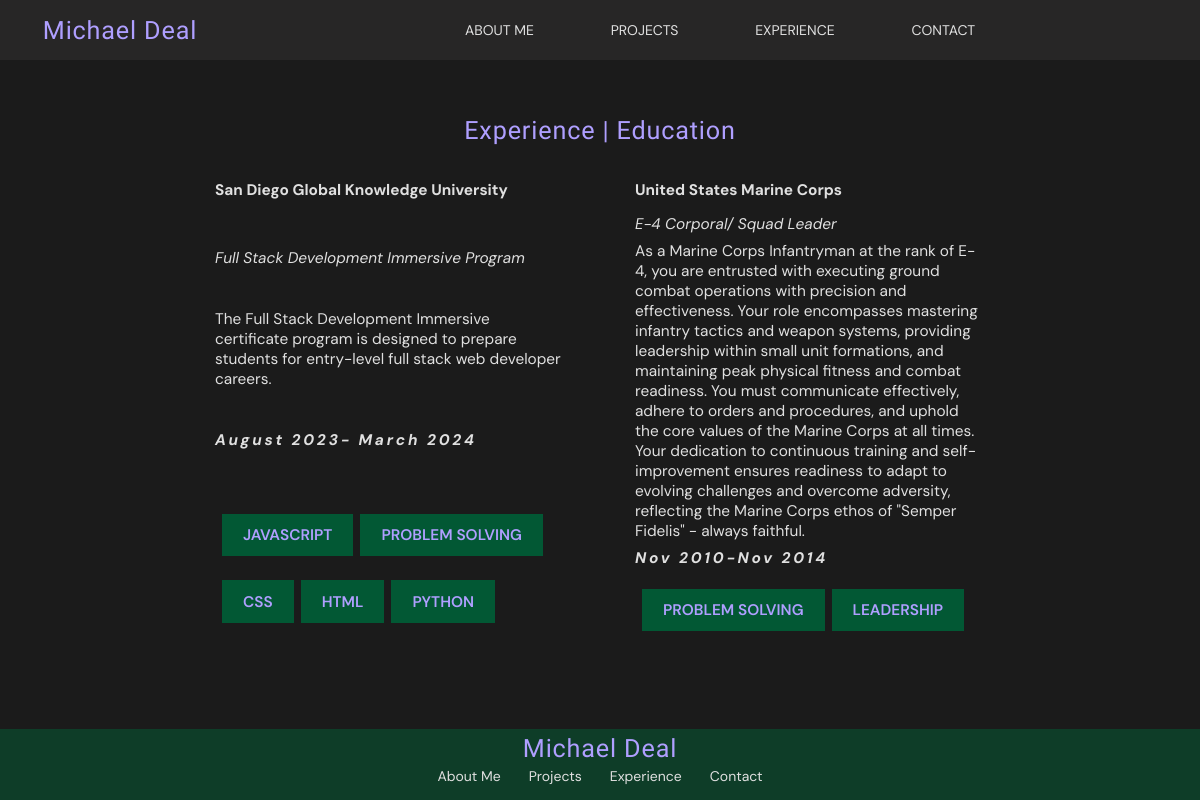
Screenshot of /content/experience_list/ with the database file from the repository.
### content/models.py (models this page shows, shortened)
class Experience(models.Model):
    entity = models.CharField(max_length=100)
    title = models.CharField(max_length=225)
    description = models.TextField()
    period = models.CharField(max_length=50)
    skill = models.ManyToManyField(Skill)

class Skill(models.Model):
    name = models.CharField(max_length=100)

### content/views.py (the view)
# urls.py: path('experience_list/', views.experience_list, name='experience_list'),
def experience_list(request):
    experience = Experience.objects.all()
    return render(request, 'experience/experience_list.html', {
        'experience': experience
    })

### templates/experience/experience_list.html (shortened to what this page needs)
{% extends 'base.html' %}
{% load static %}
{% block content %}
<section class="experience-section center-column">
  <h2>Experience | Education</h2>
  <div class="experience-list">
    {% for experience in experience %}
    <div class="experience-card">
      <p>{{ experience.entity }}</p>
      <p>{{ experience.title }}</p>
      <p>{{ experience.description }}</p>
      <p>{{ experience.period }}</p>
      <div class="skills-container center">
        {% for skill in experience.skill.all %}
        <label>{{ skill.name }}</label>
        {% endfor %}
      </div>
    </div>
    {% endfor %}
  </div>
</section>
{% endblock content %}

### static/css/base.css (style rules this page uses)
:root { --primary-color: #AF9FFF; --primary-color-100: #EAE5FF; --primary-color-300: #7F66FF; --secondary-color: #025834; --secondary-color-100: #04c876; --secondary-color-300: #01321e; --secondary-color-900: #0e3d28; --neutral-color: #e0e0e0; --background-color: #1b1b1b; --surface-color: #272626; --lobster-font: 'Lobster', sans-serif; --sans-font: 'DM Sans', sans-serif; }
.center { display: flex; justify-content: center; align-items: center; }
.center-column { display: flex; flex-direction: column; justify-content: center; align-items: center; }
html { background-color: var(--background-color); font-size: 14px; }
* { font-family: var(--sans-font); margin: 0; padding: 0; }
body { height: 100vh; display: flex; flex-direction: column; justify-content: space-between; }
h2 { font-size: 1.8rem; font-weight: 500; color: var(--primary-color); font-family: var(--lobster-font); letter-spacing: 0.06rem; }
p { font-size: 1.1rem; color: var(--neutral-color); }
.tags-container label , .skills-container label { color: var(--primary-color); background-color: var(--secondary-color); font-size: 1.1rem; text-transform: uppercase; font-weight: 600; padding: 0.8rem 1.5rem; cursor: initial; }

### static/css/section.css (style rules this page uses)
.skills-container { justify-content: flex-start; flex-wrap: wrap; gap: 0.5rem; margin: 0.5rem; }
a p:nth-child(2), .experience-card p:nth-child(1) { font-weight: bolder; font-size: 1.1rem; margin-bottom: 0.5rem; }
a p:nth-child(3), .experience-card p:nth-child(2) { font-style: italic; }
a p:nth-child(4), .experience-card p:nth-child(4) { font-style: italic; font-weight: bolder; letter-spacing: 0.2rem; margin-bottom: 0.5rem; }
.experience-section { margin: 4rem; }
.experience-card { display: flex; flex-wrap: wrap; width: 25rem; padding: 0.5rem; gap: 0.5rem; }
.experience-list { display: flex; margin-top: 2rem; flex-wrap: wrap; justify-content: center; width: 100%; gap: 4rem; }

### rows the page displays
Experience: entity "San Diego Global Knowledge University", title "Full Stack Development Immersive Program", description "The Full Stack Development Immersive certificate program is designed to prepare students for entry-level full stack web developer careers.", period "August 2023- March 2024"
Skill: name "JAVASCRIPT"
Skill: name "PROBLEM SOLVING"
Skill: name "CSS"
Skill: name "HTML"
Skill: name "PYTHON"
Experience: entity "United States Marine Corps", title "E-4 Corporal/ Squad Leader", description "As a Marine Corps Infantryman at the rank of E-4, you are entrusted with executing ground combat operations with precision and effectiveness. Your role encompasses mastering infantry tactics and weapon systems, providing leadership within small unit formations, and maintaining peak physical fitness and combat readiness. You must communicate effectively, adhere to orders and procedures, and uphold the core values of the Marine Corps at all times. Your dedication to continuous training and self-improvement ensures readiness to adapt to evolving challenges and overcome adversity, reflecting the Marine Corps ethos of \"Semper Fidelis\" - always faithful.", period "Nov 2010-Nov 2014"
Skill: name "LEADERSHIP"
